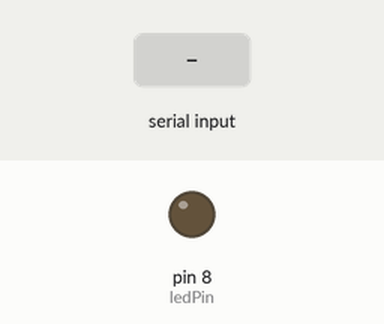
A sketch run on a simulated Arduino Uno, built with avr-gcc and run on an emulated ATmega328P. On the bench: output pins drawn as LEDs (lit = HIGH). Dashed ring = blinking. Inputs (shaded band) come from the test bench. What the sketch prints to the serial monitor is not drawn.

Above: at 1.2 s.
1.3 s: "90,45\n" received over Serial
At 1.7 s:
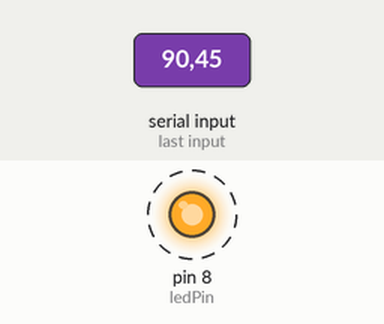
Timing chart, 0 to 10.3 s (numbered marks = the images above; inputs shaded):
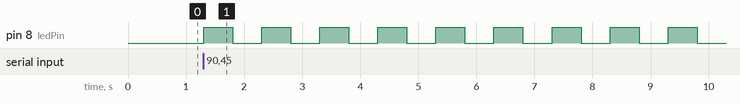

Measured:
- after the input at 1.3 s, pin 8 (ledPin): alternates HIGH for 0.50 s and LOW for 0.50 s, starting at once

The sketch:

valores_desde_monitor-serial_class18.ino
```cpp
int blinkTimes;  //numeroq ue leeremos desde el monitor seial
int ledPin=8;
String msg1 = "Por favor ingresa el numero de parpadeos";
String msg2 = "Tu número es: ";
int delayTime=500;
int i=0;
void setup() {
  Serial.begin(9600);
  pinMode(ledPin, OUTPUT);
}

void loop() {
  Serial.println(msg1);              //pintamos el primer mensaje
  Serial.read();                      //toma el los valores que escribamos en el serial
  while (Serial.available() == 0) {  //mientras Serial.avaible sea 0 (osea vacio),serial.avaible detecta el numero de caracteres que hay en el input del serial
  }
  blinkTimes = Serial.parseInt();  //elimina los decimales
  for ( i = 0; i < blinkTimes; i++) {
    digitalWrite(ledPin, HIGH);
    delay(delayTime);
    digitalWrite(ledPin, LOW);
    delay(delayTime);
  }
  Serial.flush();//elimina los datos de entrada
}
```
